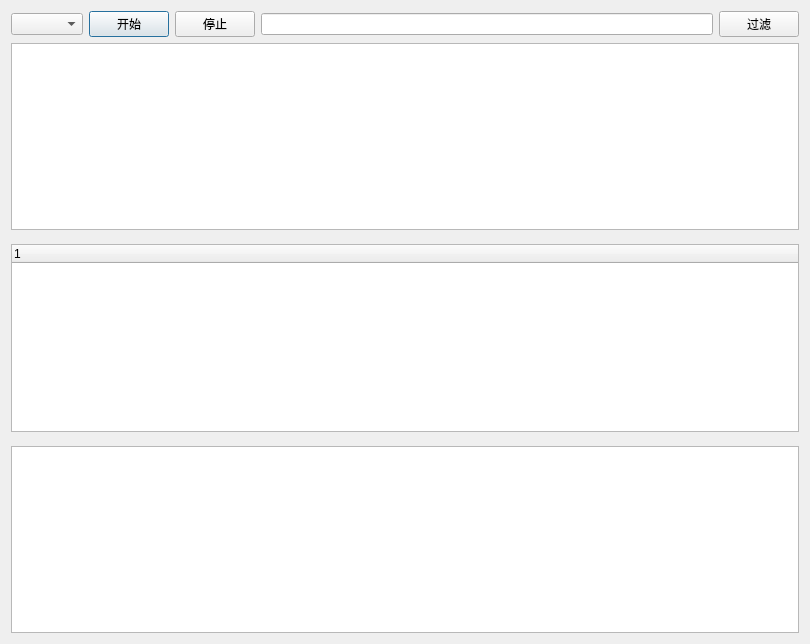
<?xml version="1.0" encoding="UTF-8"?>
<ui version="4.0">
 <class>Dialog</class>
 <widget class="QDialog" name="Dialog">
  <property name="geometry">
   <rect>
    <x>0</x>
    <y>0</y>
    <width>810</width>
    <height>644</height>
   </rect>
  </property>
  <property name="windowTitle">
   <string>Dialog</string>
  </property>
  <layout class="QGridLayout" name="gridLayout_2">
   <item row="0" column="0">
    <layout class="QGridLayout" name="gridLayout">
     <item row="1" column="0">
      <layout class="QVBoxLayout" name="verticalLayout">
       <item>
        <layout class="QHBoxLayout" name="horizontalLayout">
         <item>
          <widget class="QComboBox" name="eth_comboBox"/>
         </item>
         <item>
          <widget class="QPushButton" name="begin_btn">
           <property name="enabled">
            <bool>true</bool>
           </property>
           <property name="text">
            <string>开始</string>
           </property>
          </widget>
         </item>
         <item>
          <widget class="QPushButton" name="stop_btn">
           <property name="text">
            <string>停止</string>
           </property>
          </widget>
         </item>
         <item>
          <widget class="QLineEdit" name="lineEdit"/>
         </item>
         <item>
          <widget class="QPushButton" name="filter_btn">
           <property name="text">
            <string>过滤</string>
           </property>
          </widget>
         </item>
        </layout>
       </item>
       <item>
        <widget class="QTableView" name="tableView"/>
       </item>
       <item>
        <spacer name="verticalSpacer">
         <property name="orientation">
          <enum>Qt::Vertical</enum>
         </property>
         <property name="sizeHint" stdset="0">
          <size>
           <width>20</width>
           <height>13</height>
          </size>
         </property>
        </spacer>
       </item>
       <item>
        <widget class="QTreeWidget" name="treeWidget">
         <column>
          <property name="text">
           <string notr="true">1</string>
          </property>
         </column>
        </widget>
       </item>
       <item>
        <spacer name="verticalSpacer_2">
         <property name="orientation">
          <enum>Qt::Vertical</enum>
         </property>
         <property name="sizeHint" stdset="0">
          <size>
           <width>20</width>
           <height>13</height>
          </size>
         </property>
        </spacer>
       </item>
       <item>
        <widget class="QTextBrowser" name="textBrowser">
         <property name="font">
          <font>
           <family>Meslo LG M for Powerline</family>
          </font>
         </property>
        </widget>
       </item>
      </layout>
     </item>
    </layout>
   </item>
  </layout>
 </widget>
 <resources/>
 <connections/>
</ui>
